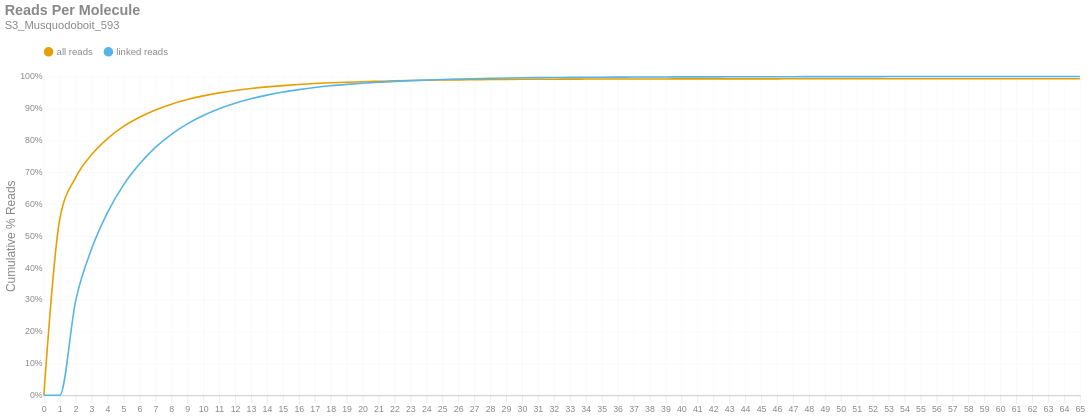

Write notebook code for a chart like this one.
### Markdown cell above
### Reads per Molecule
This chart shows the cumulative distribution of the number of reads per linked molecule. That is, how many alignments are associated with a unique molecule. This excludes the number of reads associated with invalid or absent linked-read barcodes. The `linked` histogram is the percentages recalculated when disregarding singletons.

### Code cell
if SKIPLR:
    print_html(f"Skipped")
else:
    counts = np.bincount(valids['reads'].cast(pl.Int64).to_numpy())
    weighted = counts * np.arange(len(counts))
    all_perc = weighted / n_reads
    linked_perc = weighted / n_linked_reads
    linked_perc[1] = 0
    binned_df = pl.DataFrame({
        'readsper': list(range(len(counts))),
        'all reads (cumsum)': np.cumsum(all_perc).tolist(),
        'linked reads (cumsum)': np.cumsum(linked_perc).tolist(),
    })

    with SafeRender(binned_df):
        (
            density_plot(binned_df, 'Reads Per Molecule', samplename, 'readspmol')
            .encode(
                x=alt.X('readsper:O', title=None).axis(labelAngle=0).scale(padding=0),
                y=alt.Y('value:Q', title='Cumulative % Reads').axis(format='%').stack(False),
                color=alt.Color("key:N").scale(domain=["all reads", "linked reads"]),
                tooltip=[
                    alt.Tooltip("key:N", title="Data Type"),
                    alt.Tooltip("readsper:O", title="Reads Per Molecule"),
                    alt.Tooltip("value:Q", format=".2%", title="% Reads (Cum.)")
                ]            
            )
        ).display()

### Figure 1 — Vega-Lite specification as saved in the notebook (floating-point values rounded to 4 significant figures)
{"width": "container", "height": 400, "config": {"title": {"anchor": "start", "dy": -15, "fontSize": 18, "color": "#888888", "subtitleColor": "#888888", "subtitleFontSize": 14}, "arc": {"fill": "#0072B2"}, "axis": {"domainColor": "#888888", "domainWidth": 0.5, "gridWidth": 0.2, "grid": false, "titleFontWeight": 400, "titleFontSize": 15, "labelFontSize": 11, "labelColor": "#888888", "tickColor": "#888888", "tickWidth": 0.2, "titleColor": "#888888"}, "axisBand": {"grid": false}, "axisX": {"grid": true, "tickSize": 10, "domainCap": "round"}, "axisY": {"domain": false, "grid": true, "tickSize": 0, "domainCap": "round"}, "background": "transparent", "header": {"labelFontSize": 15, "labelColor": "#888888", "titleFontSize": 15, "titleFontWeight": 600, "titleColor": "#888888"}, "legend": {"labelFont": "sans-serif", "labelFontSize": 12, "labelColor": "#888888", "symbolSize": 100, "symbolType": "circle", "titleFontSize": 12, "titlePadding": 10, "titleColor": "#888888", "title": null, "orient": "top"}, "range": {"category": ["#E69F00", "#56B4E9", "#009E73", "#F0E442", "#0072B2", "#D55E00", "#CC79A7", "#000000"], "diverging": ["#cfe8f3", "#a2d4ec", "#73bfe2", "#46abdb", "#1696d2", "#12719e"]}, "area": {"fill": "#0072B2", "fillOpacity": 0.7, "line": true, "strokeOpacity": 0.7}, "line": {"color": "#0072B2", "stroke": "#0072B2", "strokeWidth": 2}, "trail": {"color": "#0072B2", "stroke": "#0072B2", "strokeWidth": 0, "size": 1}, "point": {"filled": true, "fillOpacity": 1.0, "size": 95}, "text": {"color": "#888888", "fontSize": 11, "align": "right", "fontWeight": 400, "size": 11}, "bar": {"fill": "#0072B2", "stroke": null}, "view": {"stroke": null, "continuousWidth": 660, "continuousHeight": 400}}, "data": {"name": "data-9ad3e4369a10125fc0c629752605b424"}, "mark": {"type": "line", "interpolate": "monotone", "point": {"opacity": 0, "size": 275}}, "encoding": {"color": {"field": "key", "scale": {"domain": ["all reads", "linked reads"]}, "type": "nominal"}, "tooltip": [{"field": "key", "title": "Data Type", "type": "nominal"}, {"field": "readsper", "title": "Reads Per Molecule", "type": "ordinal"}, {"field": "value", "format": ".2%", "title": "% Reads (Cum.)", "type": "quantitative"}], "x": {"axis": {"labelAngle": 0}, "field": "readsper", "scale": {"padding": 0}, "title": null, "type": "ordinal"}, "y": {"axis": {"format": "%"}, "field": "value", "stack": false, "title": "Cumulative % Reads", "type": "quantitative"}}, "params": [{"name": "param_c36ac31b6afebe62", "select": {"type": "point", "fields": ["key"]}, "bind": "legend"}], "title": {"text": "Reads Per Molecule", "subtitle": "S3_Musquodoboit_593"}, "transform": [{"fold": ["all reads (cumsum)", "linked reads (cumsum)"]}, {"calculate": "replace(datum.key, ' (cumsum)', '')", "as": "key"}, {"filter": {"param": "param_c36ac31b6afebe62"}}], "usermeta": {"embedOptions": {"downloadFileName": "S3_Musquodoboit_593.readspmol"}}, "$schema": "https://vega.github.io/schema/vega-lite/v6.1.0.json", "datasets": {"data-9ad3e4369a10125fc0c629752605b424": [{"readsper": 0, "all reads (cumsum)": 0.0, "linked reads (cumsum)": 0.0}, {"readsper": 1, "all reads (cumsum)": 0.5528, "linked reads (cumsum)": 0.0}, {"readsper": 2, "all reads (cumsum)": 0.6835, "linked reads (cumsum)": 0.297}, {"readsper": 3, "all reads (cumsum)": 0.7553, "linked reads (cumsum)": 0.46}, {"readsper": 4, "all reads (cumsum)": 0.8054, "linked reads (cumsum)": 0.5739}, {"readsper": 5, "all reads (cumsum)": 0.8434, "linked reads (cumsum)": 0.6601}, {"readsper": 6, "all reads (cumsum)": 0.8722, "linked reads (cumsum)": 0.7255}, {"readsper": 7, "all reads (cumsum)": 0.8952, "linked reads (cumsum)": 0.7778}, {"readsper": 8, "all reads (cumsum)": 0.9132, "linked reads (cumsum)": 0.8187}, {"readsper": 9, "all reads (cumsum)": 0.9277, "linked reads (cumsum)": 0.8515}, {"readsper": 10, "all reads (cumsum)": 0.9393, "linked reads (cumsum)": 0.8779}, {"readsper": 11, "all reads (cumsum)": 0.9487, "linked reads (cumsum)": 0.8992}, {"readsper": 12, "all reads (cumsum)": 0.9561, "linked reads (cumsum)": 0.9162}, {"readsper": 13, "all reads (cumsum)": 0.9623, "linked reads (cumsum)": 0.9301}, {"readsper": 14, "all reads (cumsum)": 0.9674, "linked reads (cumsum)": 0.9417}, {"readsper": 15, "all reads (cumsum)": 0.9716, "linked reads (cumsum)": 0.9512}, {"readsper": 16, "all reads (cumsum)": 0.9749, "linked reads (cumsum)": 0.9589}, {"readsper": 17, "all reads (cumsum)": 0.9779, "linked reads (cumsum)": 0.9655}, {"readsper": 18, "all reads (cumsum)": 0.9802, "linked reads (cumsum)": 0.9709}, {"readsper": 19, "all reads (cumsum)": 0.9821, "linked reads (cumsum)": 0.9753}, {"readsper": 20, "all reads (cumsum)": 0.9838, "linked reads (cumsum)": 0.9789}, {"readsper": 21, "all reads (cumsum)": 0.985, "linked reads (cumsum)": 0.9819}, {"readsper": 22, "all reads (cumsum)": 0.9863, "linked reads (cumsum)": 0.9847}, {"readsper": 23, "all reads (cumsum)": 0.9873, "linked reads (cumsum)": 0.987}, {"readsper": 24, "all reads (cumsum)": 0.9881, "linked reads (cumsum)": 0.9889}, {"readsper": 25, "all reads (cumsum)": 0.9889, "linked reads (cumsum)": 0.9907}, {"readsper": 26, "all reads (cumsum)": 0.9895, "linked reads (cumsum)": 0.9921}, {"readsper": 27, "all reads (cumsum)": 0.99, "linked reads (cumsum)": 0.9931}, {"readsper": 28, "all reads (cumsum)": 0.9904, "linked reads (cumsum)": 0.9941}, {"readsper": 29, "all reads (cumsum)": 0.9909, "linked reads (cumsum)": 0.9951}, {"readsper": 30, "all reads (cumsum)": 0.9912, "linked reads (cumsum)": 0.9959}, {"readsper": 31, "all reads (cumsum)": 0.9915, "linked reads (cumsum)": 0.9965}, {"readsper": 32, "all reads (cumsum)": 0.9917, "linked reads (cumsum)": 0.9969}, {"readsper": 33, "all reads (cumsum)": 0.9918, "linked reads (cumsum)": 0.9972}, {"readsper": 34, "all reads (cumsum)": 0.992, "linked reads (cumsum)": 0.9976}, {"readsper": 35, "all reads (cumsum)": 0.9921, "linked reads (cumsum)": 0.9978}, {"readsper": 36, "all reads (cumsum)": 0.9922, "linked reads (cumsum)": 0.9981}, {"readsper": 37, "all reads (cumsum)": 0.9923, "linked reads (cumsum)": 0.9983}, {"readsper": 38, "all reads (cumsum)": 0.9924, "linked reads (cumsum)": 0.9985}, {"readsper": 39, "all reads (cumsum)": 0.9924, "linked reads (cumsum)": 0.9986}, {"readsper": 40, "all reads (cumsum)": 0.9925, "linked reads (cumsum)": 0.9988}, {"readsper": 41, "all reads (cumsum)": 0.9925, "linked reads (cumsum)": 0.9988}, {"readsper": 42, "all reads (cumsum)": 0.9926, "linked reads (cumsum)": 0.9989}, {"readsper": 43, "all reads (cumsum)": 0.9926, "linked reads (cumsum)": 0.9991}, {"readsper": 44, "all reads (cumsum)": 0.9926, "linked reads (cumsum)": 0.9991}, {"readsper": 45, "all reads (cumsum)": 0.9927, "linked reads (cumsum)": 0.9992}, {"readsper": 46, "all reads (cumsum)": 0.9927, "linked reads (cumsum)": 0.9993}, {"readsper": 47, "all reads (cumsum)": 0.9928, "linked reads (cumsum)": 0.9995}, {"readsper": 48, "all reads (cumsum)": 0.9928, "linked reads (cumsum)": 0.9995}, {"readsper": 49, "all reads (cumsum)": 0.9928, "linked reads (cumsum)": 0.9995}, {"readsper": 50, "all reads (cumsum)": 0.9928, "linked reads (cumsum)": 0.9996}, {"readsper": 51, "all reads (cumsum)": 0.9929, "linked reads (cumsum)": 0.9996}, {"readsper": 52, "all reads (cumsum)": 0.9929, "linked reads (cumsum)": 0.9997}, {"readsper": 53, "all reads (cumsum)": 0.9929, "linked reads (cumsum)": 0.9998}, {"readsper": 54, "all reads (cumsum)": 0.9929, "linked reads (cumsum)": 0.9998}, {"readsper": 55, "all reads (cumsum)": 0.993, "linked reads (cumsum)": 0.9998}, {"readsper": 56, "all reads (cumsum)": 0.993, "linked reads (cumsum)": 0.9999}, {"readsper": 57, "all reads (cumsum)": 0.993, "linked reads (cumsum)": 0.9999}, {"readsper": 58, "all reads (cumsum)": 0.993, "linked reads (cumsum)": 0.9999}, {"readsper": 59, "all reads (cumsum)": 0.993, "linked reads (cumsum)": 1.0}, {"readsper": 60, "all reads (cumsum)": 0.993, "linked reads (cumsum)": 1.0}, {"readsper": 61, "all reads (cumsum)": 0.993, "linked reads (cumsum)": 1.0}, {"readsper": 62, "all reads (cumsum)": 0.993, "linked reads (cumsum)": 1.0}, {"readsper": 63, "all reads (cumsum)": 0.993, "linked reads (cumsum)": 1.0}, {"readsper": 64, "all reads (cumsum)": 0.993, "linked reads (cumsum)": 1.0}, {"readsper": 65, "all reads (cumsum)": 0.993, "linked reads (cumsum)": 1.0}]}}
